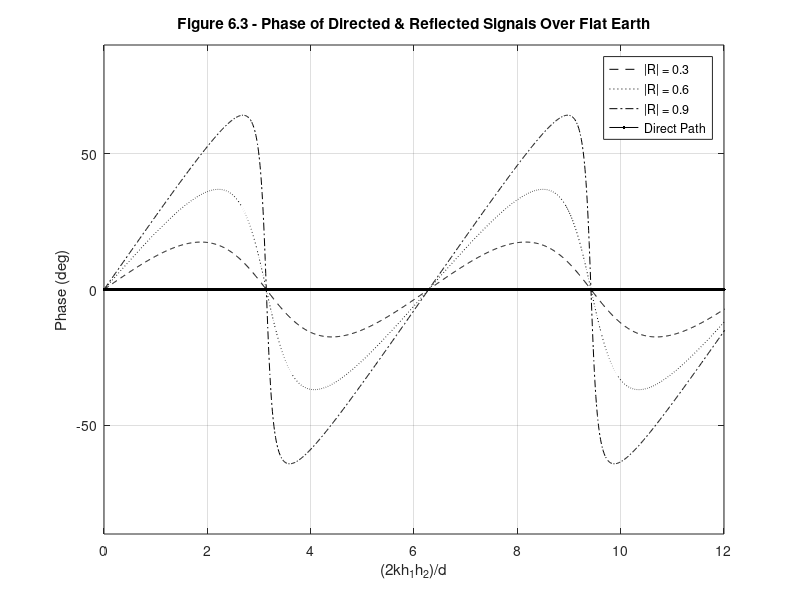

MATLAB code for this plot:
%%%%%%%%%%%%%%%%%%%%%%%%%%%%%%%%%%%%%%%%%%%%%%%%%%%%%%%%%%%%%
%%                                                         %%
%% ******************************************************  %%
%% * Smart Antennas for Wireless Applications w/ Matlab *  %%
%% ******************************************************  %%
%%                                                         %%
%% Chapter 6: Fig 6.3                                      %%
%%                                                         %%
%% Author: Frank Gross                                     %%
%% McGraw-Hill, 2005                                       %%
%% Date:  9/19/2004                                        %%
%%                                                         %%
%% This code creates Fig 6.3, a plot of phase for directed %%
%%    and reflected signals over flat earth.               %%
%%%%%%%%%%%%%%%%%%%%%%%%%%%%%%%%%%%%%%%%%%%%%%%%%%%%%%%%%%%%%      

%%------------------- Define Variables:--------------------%%
% x - 2*k*h1*h2/d                                           %
% R - Reflection Coefficient                                %
% X, Y - envelope rectangular components                    %
% phase - phase                                             %
%%---------------------------------------------------------%%

%%------------------ Given Values ------------------%%

x = 0:.01:4*pi;

R1 = 0.3;  R2 = 0.6;  R3 = 0.9;

%%-------- Determine Envelope Components & Phase -------%

X1 = 1 + R1*cos(x);
Y1 = R1*sin(x);
phase1 = atan2(Y1,X1);


X2 = 1 + R2*cos(x);
Y2 = R2*sin(x);
phase2 = atan2(Y2,X2);


X3 = 1 + R3*cos(x);
Y3 = R3*sin(x);
phase3 = atan2(Y3,X3);

%%------- For Iterative Solution use following code ------%%

% for j = 1:3
%     R = 0.3 + (j - 1)*0.3
%     X = 1 + R*cos(x);
%     Y = R*sin(x);
%     phase = atan2(Y,X);
%     plot(x,phase*180/pi,'k')
%     hold on
% end

%%------------------ Plot Results ------------------%%

plot(x,phase1*180/pi,'--k',x,phase2*180/pi,':k',x,phase3*180/pi,'-.k',x,0,'k')

title('\bfFigure 6.3 - Phase of Directed & Reflected Signals Over Flat Earth')
xlabel('(2kh_1h_2)/d')
ylabel('Phase (deg)')

legend('|R| = 0.3','|R| = 0.6','|R| = 0.9','Direct Path')
axis([0 12 -90 90])
grid on
